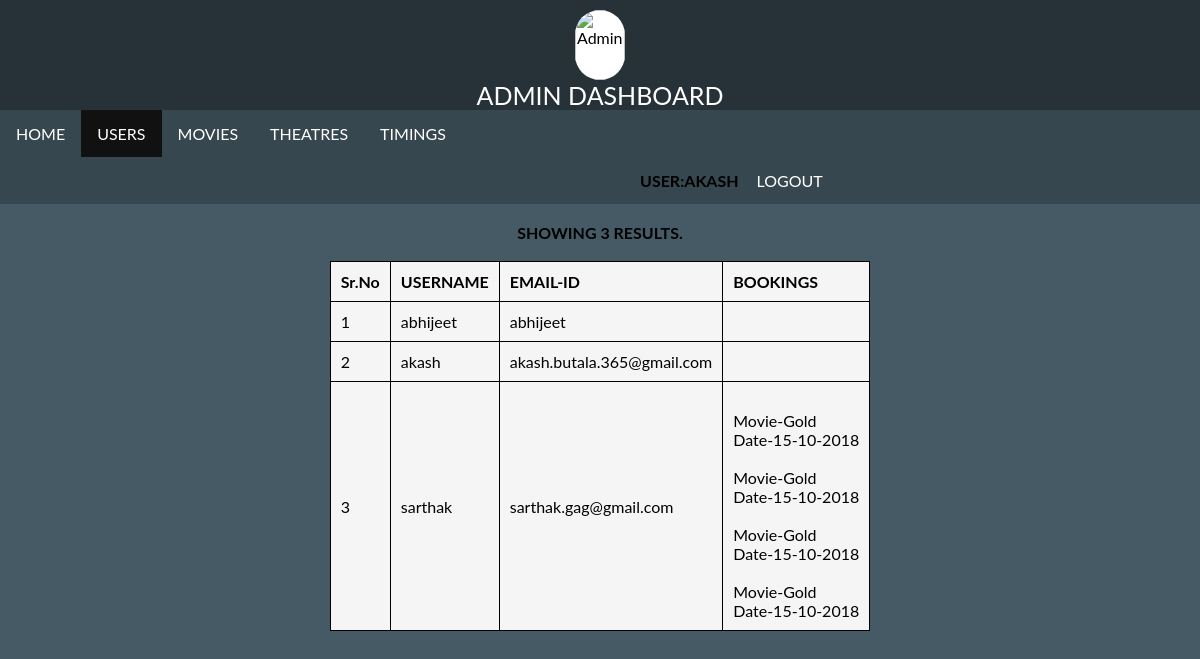
The app's page /users.php (signed in) with its own data.
### tables this page shows
CREATE TABLE `users` (
  `username` varchar(100) NOT NULL,
  `email` varchar(100) NOT NULL,
  `password` varchar(100) NOT NULL
);

CREATE TABLE `bookings` (
  `username` varchar(200) NOT NULL,
  `movie` varchar(200) NOT NULL,
  `theatre` varchar(200) NOT NULL,
  `seats` varchar(2000) NOT NULL,
  `date` varchar(100) NOT NULL,
  `movie_time` varchar(100) NOT NULL,
  `location` varchar(200) NOT NULL,
  `amount` int(200) NOT NULL,
  `id` int(11) NOT NULL
);

### users.php (the view, shortened to what this page needs)
<html class="animated fadeIn">
<head>
	<link href="css/dashstyle.css" type='text/css' rel="stylesheet">
	<link href="css/animate.css" type='text/css' rel="stylesheet">
</head>
<body class='bg-gray animated fadeIn'>
<div class='header'>
<center><img src='images/admin.png' alt="AdminLogo" id="adminlogo"><br><center id='head' class="animated flipInX">ADMIN DASHBOARD</center>
</center>
</div>
<div class='navbar'>
<ul align="center">
<li><a href="dash.php"  >HOME</a></li>
<li><a href="users.php" class="active">USERS</a></li>
<li><a href="movie.php" >MOVIES</a></li>
<li><a href="theatres.php" >THEATRES</a></li>
<li><a href="timings.php" >TIMINGS</a></li>
<li><b class='logout' style="padding-top:14px;padding-right:2px;"><?php echo strtoupper("USER:".$_SESSION['user']);?></b></li>
<li><a href="logout.php" class='logout'>LOGOUT</a></li>
</ul>
</div>
<div class='content'>
<?php
include ("dbcon.php");
$qry="select * FROM users";
$result = mysqli_query($con,$qry);
$row_count=mysqli_num_rows($result);
if($row_count==0){echo  "<br><center><b>SHOWING 0 RESULTS.<b></center>";
}
else{
	echo  "<br><center><b>SHOWING ".$row_count." RESULTS.<b></center><br>";
?>
<table align='center' border='1'>
<tr>
<th>Sr.No</th>
<th>USERNAME</th>
<th>EMAIL-ID</th>
<th>BOOKINGS</th>
</tr>
<?php
for($i=0;$i<$row_count;$i++)
{
	$row=mysqli_fetch_assoc($result);
	?>
	<tr>
	<td><?php echo $i+1 ?></td>
	<td><?php echo $row["username"] ?></td>
	<td><?php echo $row["email"] ?></td>
	<td><?php $user=$row["username"];$qry5 = "select * from bookings where username='$user' ";
		$res=mysqli_query($con,$qry5);
		while($book=mysqli_fetch_array($res)){
		echo nl2br("\n"."Movie-".$book['movie']."\nDate-".$book['date']."\n");
		}?></td>
	</tr>
	<?php
}
}
?>
</div>
</body>
</html>

### CSS/dashstyle.css (style rules this page uses)
body { margin:0px; padding-top:0px; padding-bottom:100px; border:0px; font-family: "Lato", sans-serif; }
.header { width:100%; background-color:#263238; height:110px; }
#head { font-size:25px; color:white; }
a { text-decoration: none; }
.logout { float:right; padding-left:640px; }
ul,p { margin: 0; padding: 0; }
#adminlogo { margin-top:10px; width:50px; height:70px; border-radius:50px; background:white; }
.bg-gray { background-color:#455A64; }
.navbar li { display: inline; }
.active { background-color: #111; color: white; }
ul { list-style-type: none; overflow: hidden; background-color: #333; }
li { float: left; }
.navbar li a { display: block; color: white; font-size: 16px; text-align: center; padding: 14px 16px; text-decoration: none; }
.navbar ul { list-style-type: none; overflow: hidden; background-color: #37474F; }
.content { height:auto; }
table { background-color:#F5F5F5;border-collapse: collapse;border: 1px solid black; }
th,td { padding:10px;text-align: left }

### records on screen
users: username "abhijeet", email "abhijeet"
users: username "akash", email "akash.butala.365@gmail.com"
users: username "sarthak", email "sarthak.gag@gmail.com"
bookings: movie+date "Movie-Gold Date-15-10-2018"
bookings: movie+date "Movie-Gold Date-15-10-2018"
bookings: movie+date "Movie-Gold Date-15-10-2018"
bookings: movie+date "Movie-Gold Date-15-10-2018"

### other values on screen
$row_count "3"
